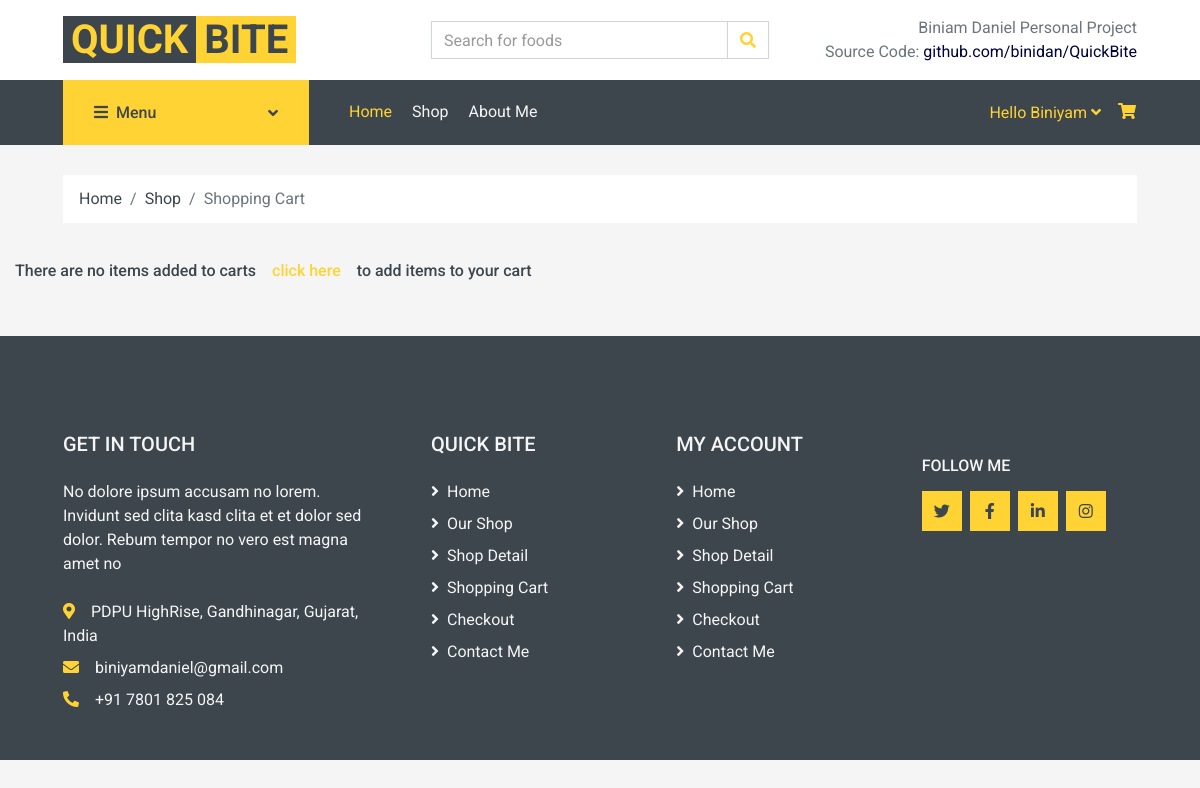
Before: /cart/ (signed in) with the older database file.
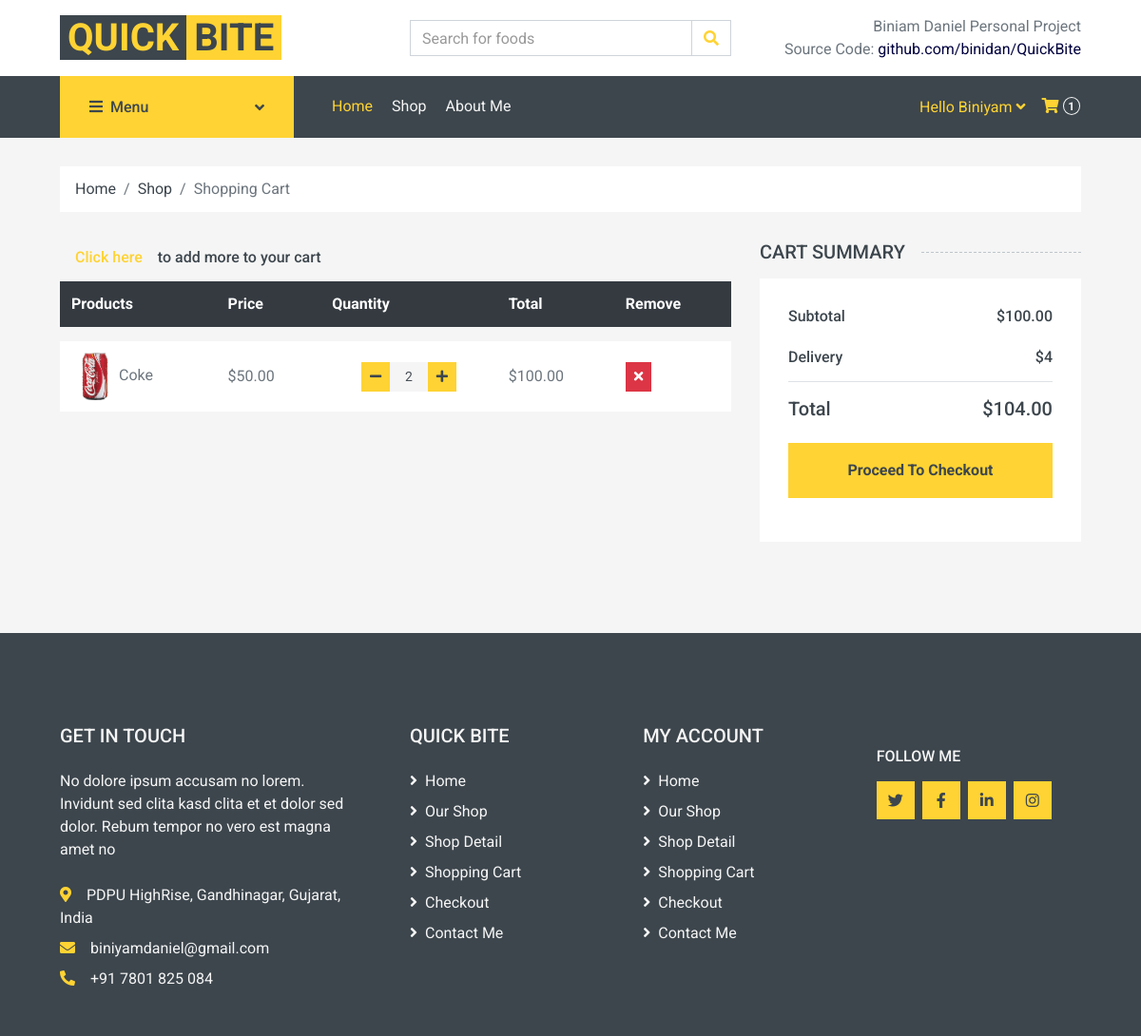
After: the same page with the newer database file.
### base/models.py (models this page shows, shortened)
class Customer(AbstractUser):
    def get_default_id():
        return "cmr-"+str(uuid.uuid4())
    id = models.CharField(max_length=150, primary_key=True, default=get_default_id, editable=False)
    email = models.EmailField(unique=True)
    first_name = models.CharField(max_length=50)
    last_name = models.CharField(max_length=50, null=True)
    birth_date = models.DateField(null=True)
    created = models.DateTimeField(auto_now_add=True)
    updated = models.DateTimeField(auto_now=True)
    USERNAME_FIELD = 'email'
    REQUIRED_FIELDS = ['username']
    def __str__(self):
        return self.first_name

class Order(models.Model):
    def get_default_id():
        return "ord-"+str(uuid.uuid4())
    customer = models.ForeignKey(Customer, on_delete=models.SET_NULL, null=True)
    address = models.ForeignKey(Address, on_delete=models.SET_NULL, null=True)
    id = models.CharField(max_length=36, primary_key=True, default=get_default_id, editable=False)
    date = models.DateTimeField(auto_now_add=True)
    complete = models.BooleanField(default=False)
    delivered = models.BooleanField(default=False)
    @property
    def order_price(self):
        orderitems = self.item_set.all()
        total = sum(item.item_price for item in orderitems)
        return total
    @property
    def total_price(self):
        total = self.order_price + 4
        return total

class Item(models.Model):
    order = models.ForeignKey(Order, on_delete=models.SET_NULL, null=True, blank=True)
    food = models.ForeignKey(Food, on_delete=models.CASCADE, null=True, blank=True)
    quantity = models.PositiveIntegerField(default=1, null=True, blank=True)
    date = models.DateTimeField(auto_now_add=True)
    @property
    def item_price(self):
        total = self.food.price * self.quantity
        return total

class Food(models.Model):
    def get_default_id():
        return "prd-"+str(uuid.uuid4())
    category = models.ManyToManyField(Category)
    id = models.CharField(max_length=36, primary_key=True, default=get_default_id, editable=False)
    name = models.CharField(max_length=100)
    price = models.DecimalField(validators=[MinValueValidator(0)], max_digits=5, decimal_places=2)
    discount = models.DecimalField(validators=[MinValueValidator(0)], max_digits=5, decimal_places=2)
    description = models.TextField(null=True, blank=True)
    ingredients = models.TextField(null=True)
    in_stock = models.BooleanField(default=True)
    image = models.ImageField(null=True, blank=True)
    @property
    def imageURL(self):
        try:
            url = self.image.url
        except:
            url = ''
        return url

### base/views.py (the view)
# urls.py: path('cart/', views.cartPage, name="cart"),
@login_required(login_url='login')
def cartPage(request):
    items = None
    order = None
    if request.user.is_authenticated:
        customer = request.user
        try:
            order = Order.objects.get(customer=customer, complete=False)
            items = order.item_set.all()
        except Order.DoesNotExist:
            pass
    order_exists = Order.objects.filter(customer=request.user, complete=False).exists()
    context = {
        'items':items,
        'order':order,
        'order_exists':order_exists
    }
    return render(request, 'base/cart_new.html', context)

### base/templates/base/cart_new.html
{% extends 'main_new.html' %}
    {% load static %}
    {% block content %}
    <div class="container-fluid">
        <div class="row px-xl-5">
            <div class="col-12">
                <nav class="breadcrumb bg-light mb-30">
                    <a class="breadcrumb-item text-dark" href="{% url 'home' %}">Home</a>
                    <a class="breadcrumb-item text-dark" href="{% url 'shop' %}">Shop</a>
                    <span class="breadcrumb-item active">Shopping Cart</span>
                </nav>
            </div>
        </div>
    </div>
    <div class="container-fluid">
        {% if items %}
        <div class="row px-xl-5">
            <div class="col-lg-8 table-responsive mb-5">
                <h6 class="d-flex align-items-center"><a href="{% url 'shop' %}" class="nav-link">Click here</a> to add more to your cart</h6>
                <table class="table table-light table-borderless table-hover text-left mb-0">
                    <thead class="thead-dark">
                        <tr>
                            <th>Products</th>
                            <th>Price</th>
                            <th>Quantity</th>
                            <th>Total</th>
                            <th>Remove</th>
                        </tr>
                    </thead>
                    <tbody id="list-cart" class="align-middle">
                        {% for item in items %}
                        <tr id="{{item.food.id}}">
                            <td class="align-middle"><img src="{{item.food.imageURL}}" alt="" style="align-self: start; width: 50px; height: 50px;">{{item.food.name}}</td>
                            <td class="align-middle">${{item.food.price}}</td>
                            <td class="align-middle">
                                <div class="input-group quantity mx-auto" style="width: 100px;">
                                    <div class="input-group-btn">
                                        <button data-food="{{item.food.id}}" data-action="remove" class="btn btn-sm btn-primary btn-minus update-cart" >
                                        <i class="fa fa-minus"></i>
                                        </button>
                                    </div>
                                    <input type="text" class="form-control form-control-sm bg-secondary border-0 text-center" id="quantity_{{item.food.id}}" value="{{item.quantity}}">
                                    <div class="input-group-btn">
                                        <button data-food="{{item.food.id}}" data-action="add" class="btn btn-sm btn-primary btn-plus update-cart">
                                            <i class="fa fa-plus"></i>
                                        </button>
                                    </div>
                                </div>
                            </td>
                            <td id="price_{{item.food.id}}" class="align-middle">${{item.item_price}}</td>
                            <td class="align-middle"><button data-food="{{item.food.id}}" data-action="delete" class="btn btn-sm btn-danger update-cart"><i class="fa fa-times"></i></button></td>
                        </tr>
                        {% endfor %}
                    </tbody>
                </table>
            </div>
            <div class="col-lg-4">
                <h5 class="section-title position-relative text-uppercase mb-3"><span class="bg-secondary pr-3">Cart Summary</span></h5>
                <div class="bg-light p-30 mb-5">
                    <div class="border-bottom pb-2">
                        <div class="d-flex justify-content-between mb-3">
                            <h6>Subtotal</h6>
                            <h6 id="order-price">${{order.order_price}}</h6>
                        </div>
                        <div class="d-flex justify-content-between">
                            <h6 class="font-weight-medium">Delivery</h6>
                            <h6 class="font-weight-medium">$4</h6>
                        </div>
                    </div>
                    <div class="pt-2">
                        <div class="d-flex justify-content-between mt-2">
                            <h5>Total</h5>
                            <h5 id="total-price">${{order.total_price}}</h5>
                        </div>
                        <a href="{% url 'checkout' %}"><button id="checkout-btn" class="btn btn-block btn-primary font-weight-bold my-3 py-3">Proceed To Checkout</button></a>
                    </div>
                </div>
            </div>
        </div>
        {% else %}
        <h6 class="d-flex align-items-center">There are no items added to carts <a href="{% url 'shop' %}" class="nav-link">click here</a> to add items to your cart</h6>
        {% endif %}
    </div>
    {% endblock content %}

### templates/main_new.html (shortened to what this page needs)
<!DOCTYPE html>
{% load static %}
<html lang="en">
<head>
    <link href="https://cdnjs.cloudflare.com/ajax/libs/font-awesome/5.10.0/css/all.min.css" rel="stylesheet">
    <link href="{% static 'lib/animate/animate.min.css' %}" rel="stylesheet">
    <link href="{% static 'lib/owlcarousel/assets/owl.carousel.min.css' %}" rel="stylesheet">
    <link href="{% static 'css/style.css' %}" rel="stylesheet">
</head>
<body>
    {% include 'navbar_new.html' %}
      {% block content %}
      {% endblock %}
        <div class="container-fluid bg-dark text-secondary mt-5 pt-5">
            <div class="row px-xl-5 pt-5">
                <div class="col-lg-4 col-md-12 mb-5 pr-3 pr-xl-5">
                    <h5 class="text-secondary text-uppercase mb-4">Get In Touch</h5>
                    <p class="mb-4">No dolore ipsum accusam no lorem. Invidunt sed clita kasd clita et et dolor sed dolor. Rebum tempor no vero est magna amet no</p>
                    <p class="mb-2"><i class="fa fa-map-marker-alt text-primary mr-3"></i>PDPU HighRise, Gandhinagar, Gujarat, India</p>
                    <p class="mb-2"><i class="fa fa-envelope text-primary mr-3"></i>biniyamdaniel@gmail.com</p>
                    <p class="mb-0"><i class="fa fa-phone-alt text-primary mr-3"></i>+91 7801 825 084</p>
                </div>
                <div class="col-lg-8 col-md-12">
                    <div class="row">
                        <div class="col-md-4 mb-5">
                            <h5 class="text-secondary text-uppercase mb-4">Quick Bite</h5>
                            <div class="d-flex flex-column justify-content-start">
                                <a class="text-secondary mb-2" href="{% url 'home' %}"><i class="fa fa-angle-right mr-2"></i>Home</a>
                                <a class="text-secondary mb-2" href="{% url 'shop' %}"><i class="fa fa-angle-right mr-2"></i>Our Shop</a>
                                <a class="text-secondary mb-2" href="#"><i class="fa fa-angle-right mr-2"></i>Shop Detail</a>
                                <a class="text-secondary mb-2" href="{% url 'cart' %}"><i class="fa fa-angle-right mr-2"></i>Shopping Cart</a>
                                <a class="text-secondary mb-2" href="{% url 'checkout' %}"><i class="fa fa-angle-right mr-2"></i>Checkout</a>
                                <a class="text-secondary" href="{% url 'about' %}"><i class="fa fa-angle-right mr-2"></i>Contact Me</a>
                            </div>
                        </div>
                        <div class="col-md-4 mb-5">
                            <h5 class="text-secondary text-uppercase mb-4">My Account</h5>
                            <div class="d-flex flex-column justify-content-start">
                                <a class="text-secondary mb-2" href="{% url 'home' %}"><i class="fa fa-angle-right mr-2"></i>Home</a>
                                <a class="text-secondary mb-2" href="{% url 'shop' %}"><i class="fa fa-angle-right mr-2"></i>Our Shop</a>
                                <a class="text-secondary mb-2" href="#"><i class="fa fa-angle-right mr-2"></i>Shop Detail</a>
                                <a class="text-secondary mb-2" href="{% url 'cart' %}"><i class="fa fa-angle-right mr-2"></i>Shopping Cart</a>
                                <a class="text-secondary mb-2" href="{% url 'checkout' %}"><i class="fa fa-angle-right mr-2"></i>Checkout</a>
                                <a class="text-secondary" href="{% url 'about' %}"><i class="fa fa-angle-right mr-2"></i>Contact Me</a>
                            </div>
                        </div>
                        <div class="col-md-4 mb-5">
                            <h6 class="text-secondary text-uppercase mt-4 mb-3">Follow Me</h6>
                            <div class="d-flex">
                                <a class="btn btn-primary btn-square mr-2" href="#"><i class="fab fa-twitter"></i></a>
                                <a class="btn btn-primary btn-square mr-2" href="#"><i class="fab fa-facebook-f"></i></a>
                                <a class="btn btn-primary btn-square mr-2" href="#"><i class="fab fa-linkedin-in"></i></a>
                                <a class="btn btn-primary btn-square" href="https://www.instagram.com/bini_dn/"><i class="fab fa-instagram"></i></a>
                            </div>
                        </div>
                    </div>
                </div>
            </div>
        </div>
</body>
</html>

### templates/navbar_new.html (shortened to what this page needs)
    {% load static %}
    <div class="container-fluid">
        <div class="row align-items-center bg-light py-3 px-xl-5 d-none d-lg-flex">
            <div class="col-lg-4">
                <a href="" class="text-decoration-none">
                    <span class="h1 text-uppercase text-primary bg-dark px-2">Quick</span>
                    <span class="h1 text-uppercase text-dark bg-primary px-2 ml-n1">Bite</span>
                </a>
            </div>
            <div class="col-lg-4 col-6 text-left">
                <form method="GET" action="{% url 'shop' %}">
                    <div class="input-group">
                        <input name="q" type="text" class="form-control" placeholder="Search for foods">
                        <div class="input-group-append">
                            <span class="input-group-text bg-transparent text-primary">
                                <i class="fa fa-search"></i>
                            </span>
                        </div>
                    </div>
                </form>
            </div>
            <div class="col-lg-4 col-6 text-right">
                <p class="m-0">Biniam Daniel Personal Project</p>
                <p class="m-0">Source Code: <a style="color: rgb(1, 1, 63);" target="_blank" href="https://github.com/binidan/QuickBite">github.com/binidan/QuickBite</a></p>
            </div>
        </div>
    </div>
    <div class="container-fluid bg-dark mb-30">
        <div class="row px-xl-5">
            <div class="col-lg-3 d-none d-lg-block">
                <a class="btn d-flex align-items-center justify-content-between bg-primary w-100" data-toggle="collapse" href="#navbar-vertical" style="height: 65px; padding: 0 30px;">
                    <h6 class="text-dark m-0"><i class="fa fa-bars mr-2"></i>Menu</h6>
                    <i class="fa fa-angle-down text-dark"></i>
                </a>
            </div>
            <div class="col-lg-9">
                <nav class="navbar navbar-expand-lg bg-dark navbar-dark py-3 py-lg-0 px-0">
                    <div class="collapse navbar-collapse justify-content-between" id="navbarCollapse">
                        <div class="navbar-nav mr-auto py-0">
                            <a href="{% url 'home' %}" class="nav-item nav-link active">Home</a>
                            <a href="{% url 'shop' %}" class="nav-item nav-link">Shop</a>
                            <a href="{% url 'about' %}" class="nav-item nav-link">About Me</a>
                        </div>
                        <div class="navbar-nav ml-auto py-0 d-none d-lg-block ">
                            {% if request.user.is_authenticated %}
                            <div class="d-flex align-items-center">
                                <div class="nav-item dropdown">
                                    <a href="#" class="dropdown-toggle" data-toggle="dropdown">Hello {{request.user.first_name}} <i class="fa fa-angle-down mt-1"></i></a>
                                </div>
                                <a href="{% url 'cart' %}" class="btn px-0 ml-3">
                                    <i class="fas fa-shopping-cart text-primary"></i>
                                    <span id="order-count" class="badge text-secondary border border-secondary rounded-circle" style="padding-bottom: 2px;">{{order_f.item_set.all.count}}</span>
                                </a>
                            </div>
                            {% else %}
                            <a href="{% url 'login' %}" class="btn px-0">
                                <i class="fas  text-primary">Sign In</i>
                            </a>
                            {% endif %}
                        </div>
                    </div>
                </nav>
            </div>
        </div>
    </div>

Changed rows visible on the page:
added Order: item_set.all.count "1", order_price "100.00", total_price "104.00"
added Item: food.imageURL (picture), food.name "Coke", food.price "50.00", quantity "2", item_price "100.00"
Other visible differences:
text no longer shown: "There are no items added to carts click here to add items to your cart"
text now shown: "Click here to add more to your cart Products Price Quantity Total Remove CART SUMMARY Subtotal $ Delivery $4 Total $ Proceed To Checkout"
